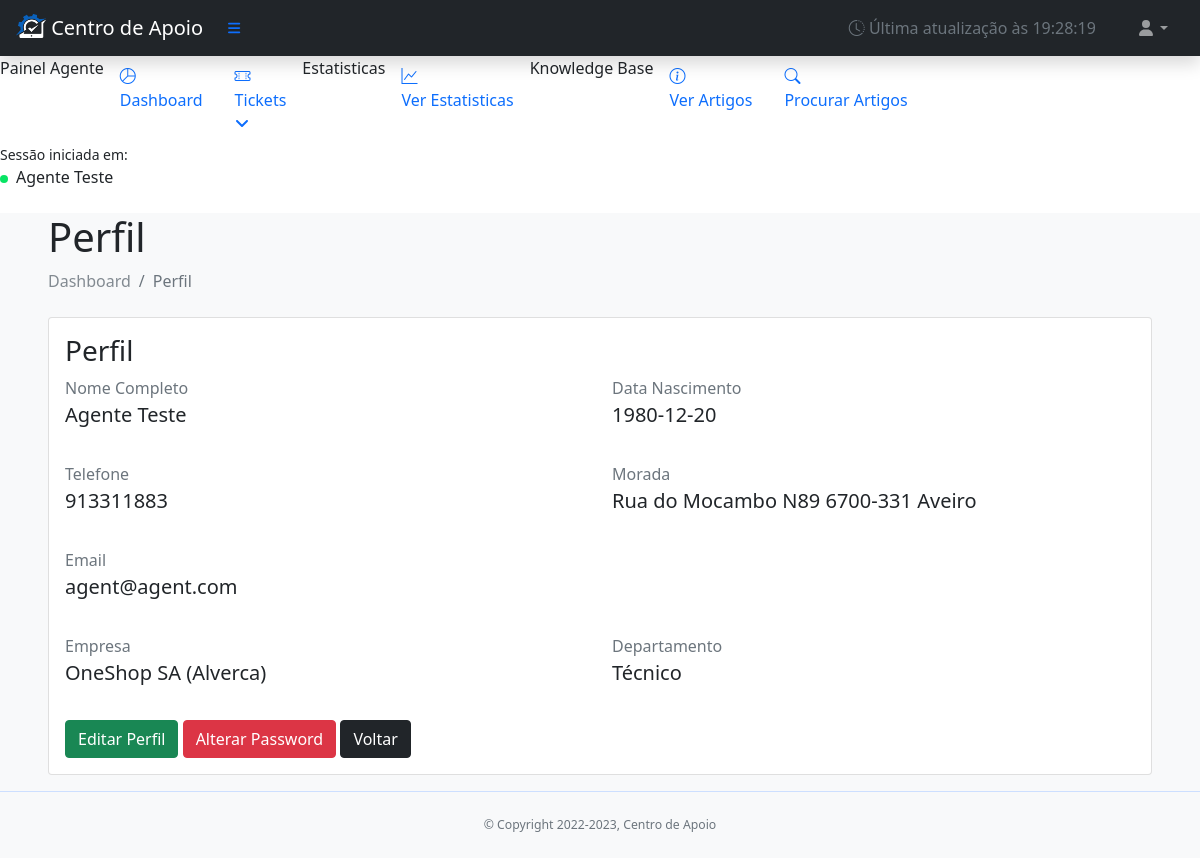
Screenshot of /root/global-panel/perfil.php (signed in) with the database file from the repository.
### tables this page shows
CREATE TABLE `users` (
  `id` tinyint(4) NOT NULL,
  `email` varchar(50) NOT NULL,
  `password` varchar(250) NOT NULL,
  `role` tinyint(11) NOT NULL DEFAULT 0,
  `last_login` date NOT NULL,
  `nome` varchar(50) NOT NULL,
  `apelido` varchar(50) NOT NULL,
  `data_nascimento` date NOT NULL,
  `telefone` int(11) NOT NULL,
  `morada` tinytext NOT NULL,
  `cod_postal` varchar(11) NOT NULL,
  `cidade` varchar(30) NOT NULL,
  `nome_empresa` varchar(50) NOT NULL,
  `local_empresa` varchar(30) NOT NULL,
  `dep_empresa` varchar(30) NOT NULL
);

### root/global-panel/perfil.php (the view, shortened to what this page needs)
<?php
include('../components/page-head.php');
?>
<?php
$db = new DB();
$dbconn = $db->conn;
$userid = $_SESSION['id'];
$sql = "SELECT * FROM users WHERE id = '$userid' LIMIT 1";
$result = mysqli_query($dbconn, $sql);
if ($result->num_rows > 0) {
    $row = $result->fetch_assoc();
    $nome = $row['nome'];
    $apelido = $row['apelido'];
    $data_nascimento = $row['data_nascimento'];
    $telefone = $row['telefone'];
    $morada = $row['morada'];
    $cod_postal = $row['cod_postal'];
    $cidade = $row['cidade'];
    $email = $row['email'];
    $nome_empresa = $row['nome_empresa'];
    $local_empresa = $row['local_empresa'];
    $dep_empresa = $row['dep_empresa'];
}
?>
<body class="sb-nav-fixed">
    <?php include('../global-panel/components/topnav-painel.php'); ?>
    <div id="layoutSidenav">
        <?php include('../global-panel/components/sidebar-painel.php'); ?>
        <div id="layoutSidenav_content" class="bg-light">
            <main>
                <div class="container-fluid px-5">
                    <?php
                    if (isset($_SESSION['role'])) {
                        if (isset($_SESSION['user_logged']) && $_SESSION['user_logged'] == true) {
                            echo '
                                <h1 class="mt-4">Perfil</h1>
                                <ol class="breadcrumb mb-4">
                                    <li class="breadcrumb-item"><a href="./user-panel/painel-cliente.php">Dashboard</a></li>
                                    <li class="breadcrumb-item active">Perfil</li>
                                </ol>
                                ';
                        } elseif (isset($_SESSION['agent_logged']) && $_SESSION['agent_logged'] == true) {
                            echo '
                                <h1 class="mt-4">Perfil</h1>
                                <ol class="breadcrumb mb-4">
                                    <li class="breadcrumb-item"><a href="./agent-panel/painel-agente.php">Dashboard</a></li>
                                    <li class="breadcrumb-item active">Perfil</li>
                                </ol>
                                ';
                        }
                    }
                    ?>
                    <div class="card mb-3">
                        <div class="card-body">
                            <h3>Perfil</h3>
                            <div class="row mb-3">
                                <div class="col-lg-6 col-md-6 col-sm-12">
                                    <label class="text-muted fs-6">Nome Completo</label>
                                    <p class="fs-5"><?php echo $nome . ' ' . $apelido; ?></p>
                                </div>
                                <div class="col-lg-6 col-md-6 col-sm-12">
                                    <label class="text-muted fs-6">Data Nascimento</label>
                                    <p class="fs-5"><?php echo $data_nascimento; ?></p>
                                </div>
                            </div>
                            <div class="row mb-3">
                                <div class="col-lg-6 col-md-6 col-sm-12">
                                    <label class="text-muted fs-6">Telefone</label>
                                    <p class="fs-5"><?php echo $telefone; ?></p>
                                </div>
                                <div class="col-lg-6 col-md-6 col-sm-12">
                                    <label class="text-muted fs-6">Morada</label>
                                    <p class="fs-5"><?php echo $morada . ' ' . $cod_postal . ' ' . $cidade; ?></p>
                                </div>
                            </div>
                            <div class="row mb-3">
                                <div class="col-lg-6 col-md-6 col-sm-12">
                                    <label class="text-muted fs-6">Email</label>
                                    <p class="fs-5"><?php echo $email; ?></p>
                                </div>
                            </div>
                            <div class="row mb-3">
                                <div class="col-lg-6 col-md-6 col-sm-12">
                                    <label class="text-muted fs-6">Empresa</label>
                                    <p class="fs-5"><?php echo $nome_empresa . ' (' . $local_empresa . ')'; ?></p>
                                </div>
                                <div class="col-lg-6 col-md-6 col-sm-12">
                                    <label class="text-muted fs-6">Departamento</label>
                                    <p class="fs-5"><?php echo $dep_empresa; ?></p>
                                </div>
                            </div>
                            <div class="">
                                <a href="./global-panel/editar-perfil.php" target="_self" rel="noopener noreferrer" class="btn btn-success">Editar Perfil</a>
                                <a href="./global-panel/editar-perfil-password.php" target="_self" rel="noopener noreferrer" class="btn btn-danger">Alterar Password</a>
                                <?php
                                if (isset($_SESSION['user_logged']) && $_SESSION['user_logged'] == true) {
                                    echo '<a href="./user-panel/painel-cliente.php" target="_self" rel="noopener noreferrer" class="btn btn-dark">Voltar</a>';
                                } elseif (isset($_SESSION['agent_logged']) && $_SESSION['agent_logged'] == true) {
                                    echo '<a href="./agent-panel/painel-agente.php" target="_self" rel="noopener noreferrer" class="btn btn-dark">Voltar</a>';
                                } elseif (isset($_SESSION['admin_logged']) && $_SESSION['admin_logged'] == true) {
                                    echo '<a href="./admin-panel/painel-admin.php" target="_self" rel="noopener noreferrer" class="btn btn-dark">Voltar</a>';
                                }
                                ?>
                            </div>
                        </div>
                    </div>
                </div>
            </main>
            <?php include('../components/panels/footer-panel.php'); ?>
        </div>
    </div>
</body>
</html>

### root/assets/css/app.css (style rules this page uses)
.breadcrumb { text-decoration: none; }
.breadcrumb-item > a { color: #828a91; text-decoration: none; }

### rows the page displays
users: nome "Agente", apelido "Teste", data_nascimento "1980-12-20", telefone "913311883", morada "Rua do Mocambo N89", cod_postal "6700-331", cidade "Aveiro", email "agent@agent.com", nome_empresa "OneShop SA", local_empresa "Alverca", dep_empresa "Técnico"

### other values shown
$_SESSION['nome'] "Agente"
$_SESSION['apelido'] "Teste"
